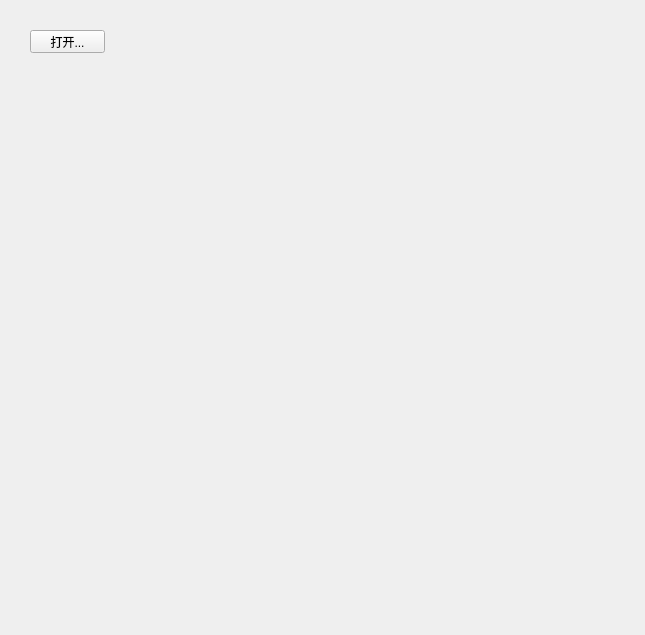
<?xml version="1.0" encoding="UTF-8"?>
<ui version="4.0">
 <class>OsgWidget</class>
 <widget class="QWidget" name="OsgWidget">
  <property name="geometry">
   <rect>
    <x>0</x>
    <y>0</y>
    <width>645</width>
    <height>635</height>
   </rect>
  </property>
  <property name="windowTitle">
   <string>Form</string>
  </property>
  <widget class="QPushButton" name="pushButton_open">
   <property name="geometry">
    <rect>
     <x>30</x>
     <y>30</y>
     <width>75</width>
     <height>23</height>
    </rect>
   </property>
   <property name="text">
    <string>打开...</string>
   </property>
  </widget>
 </widget>
 <resources/>
 <connections/>
</ui>
